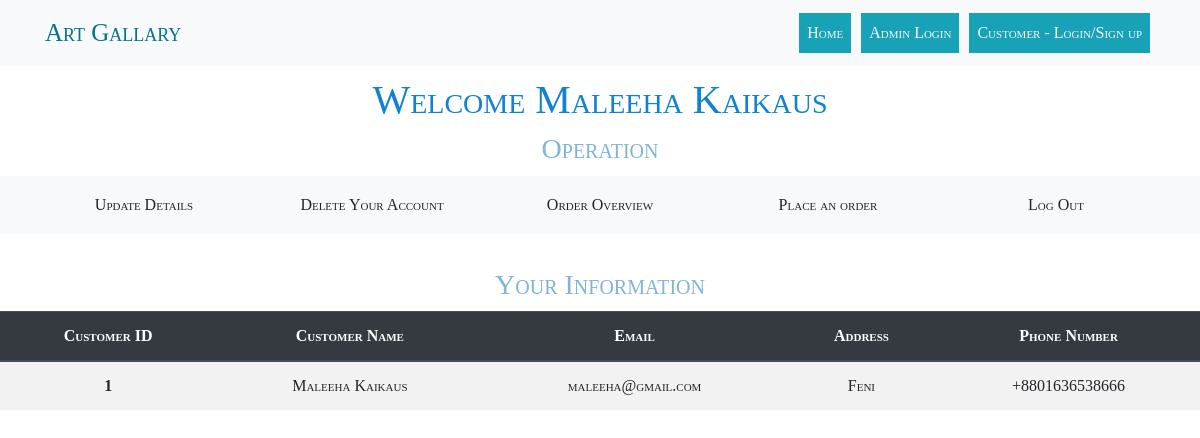
/php/customer_query.php (signed in), run on the app's committed database.
### tables this page shows
CREATE TABLE IF NOT EXISTS `customer_info` (
  `CustomerID` int(100) NOT NULL AUTO_INCREMENT,
  `CustomerName` varchar(255) NOT NULL,
  `Email` varchar(255) NOT NULL,
  `Password` varchar(255) NOT NULL,
  `Address` varchar(255) NOT NULL,
  `PhoneNumber` varchar(14) NOT NULL,
  PRIMARY KEY (`CustomerID`)
);

### php/customer_query.php (the view, shortened to what this page needs)
<?php
  include_once('database.php');
  if($connect){
    if(isset($_SESSION['Email'])){
      $sql="SELECT * FROM customer_info where Email='$_SESSION[Email]'";
      $res=mysqli_query($connect, $sql);
      $row=mysqli_fetch_assoc($res);
    }
  }
?>
<!DOCTYPE html>
<html lang="en">
<head>
    <link href="https://stackpath.bootstrapcdn.com/font-awesome/4.7.0/css/font-awesome.min.css" rel="stylesheet">
    <link rel="stylesheet" href="../css/bootstrap.min.css">
    <link rel="stylesheet" href="../css/animate.css">
    <link rel="stylesheet" href="../css/index.css">
    <link rel="stylesheet" href="../css/admin_query.css">
</head>
<body>
    <nav class="navbar navbar-expand-lg navbar-light bg-light">
        <div class="container">
            <a class="navbar-brand logo" href="#">Art Gallary</a>
            <div class="collapse navbar-collapse" id="navbarSupportedContent">
                <ul class="navbar-nav ml-auto">
                    <li class="nav-item active bg-info" style="margin: 5px">
                        <a class="nav-link text-light" href="index.php">Home <span class="sr-only">(current)</span></a>
                    </li>
                    <li class="nav-item bg-info" style="margin: 5px">
                        <a class="nav-link text-light" href="admin_login.php">Admin Login</a>
                    </li>
                    <li class="nav-item bg-info" style="margin: 5px">
                        <a class="nav-link text-light" href="customer_login.php">Customer - Login/Sign up</a>
                    </li>
                </ul>
            </div>
        </div>
    </nav>
    <div class="container heading">
        <h1>Welcome <?php echo $row['CustomerName'];?></h1>
        <h3>Operation</h3>
    </div>
    <div class="menu bg-light">
        <div class="container">
            <div class="row text-center info">
                <div class="col-sm">
                    <a href="customer_update.php" class="btn  btn-light">Update Details</a>
                </div>
                <div class="col-sm">
                    <a href="customer_query.php?delete=<?php echo $row['CustomerID'];?>" class="btn  btn-light">Delete Your Account</a></button>
                </div>
                <div class="col-sm">
                <a href="order_overview.php" class="btn  btn-light">Order Overview</a>
                </div>
                <div class="col-sm">
                <a href="customer_query.php?order=<?php echo $row['CustomerID'];?>" class="btn  btn-light">Place an order</a>
                </div>
                <div class="col-sm">
                <a href="index.php" class="btn  btn-light">Log Out</a>
                </div>
            </div>
        </div>
    </div>
    <br>
    <div class="container heading">
        <h3>Your Information</h3>
    </div>
    <table class="table table-striped text-center">
        <div class="container">
            <thead class="thead-dark container">
                <tr>
                    <th scope="col">Customer ID</th>
                    <th scope="col">Customer Name</th>
                    <th scope="col">Email</th>
                    <th scope="col">Address</th>
                    <th scope="col">Phone Number</th>
                </tr>
            </thead>
            <tbody class="container">
                <tr>
                    <th scope="row"><?php echo $row['CustomerID'];?></th>
                    <td><?php echo $row['CustomerName'];?></td>
                    <td><?php echo $row['Email'];?></td>
                    <td><?php echo $row['Address'];?></td>
                    <td><?php echo $row['PhoneNumber'];?></td>
                </tr>
            </tbody>
        </div>
    </table>
</body>
</html>

### css/index.css (style rules this page uses)
* { margin: 0; padding: 0; font-family: 'Times New Roman', Times, serif; font-variant: small-caps; }
.logo { font-family: cursive; font-size: 25px; color: rgb(3, 115, 135)!important; }

### css/admin_query.css (style rules this page uses)
* { margin: 0; padding: 0; font-family: 'Times New Roman', Times, serif; font-variant: small-caps; }
.heading { text-align: center; margin: 10px auto; color: rgb(15, 130, 212); }
.heading h3 { color: rgb(128, 180, 217); }
.info .col-sm { padding: 10px; font-size: 20px; }

### data on the page
customer_info: CustomerName "Maleeha Kaikaus", CustomerID "1", Email "maleeha@gmail.com", Address "Feni", PhoneNumber "+8801636538666"
